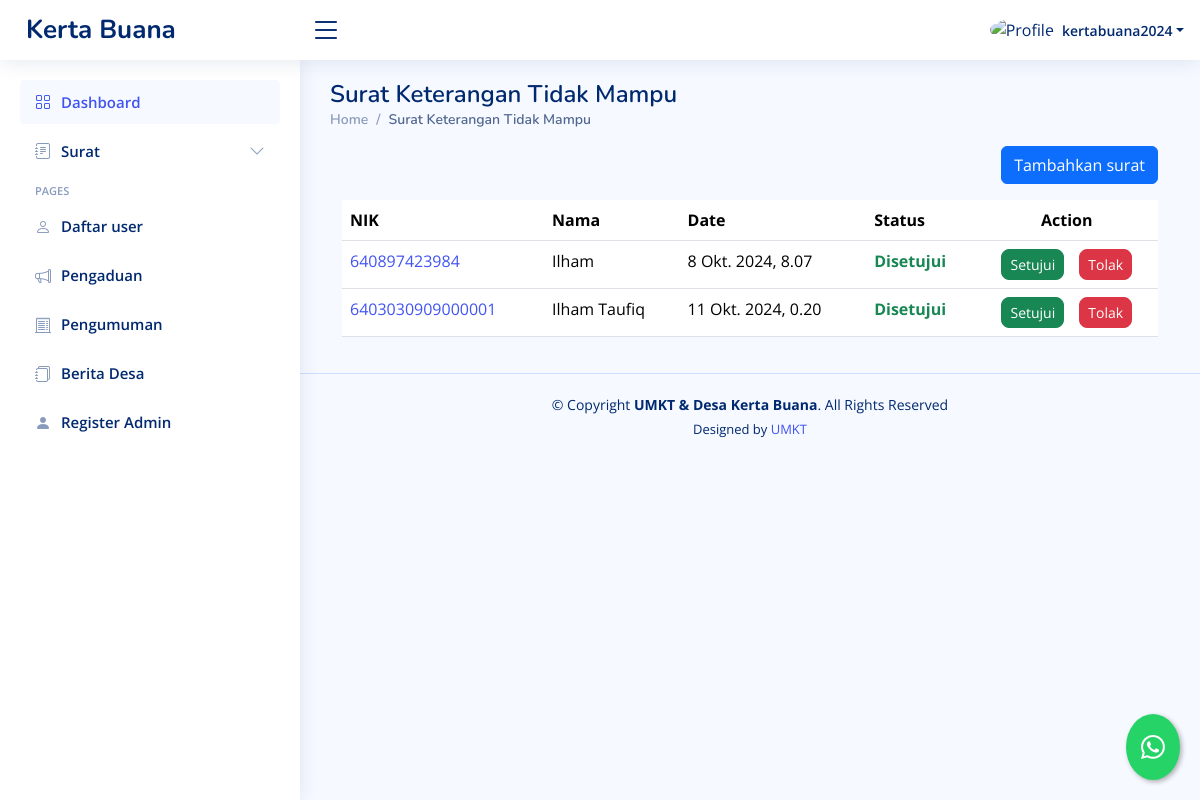
Page /dashboard/suket-tidak-mampu/ (signed in) on the committed database.
### dashboard/models.py (models this page shows, shortened)
class SuketTidakMampu(models.Model):
    STATUS_CHOICES = [
        ('review', 'Proses Review'),
        ('approved', 'Disetujui'),
        ('rejected', 'Ditolak'),
    ]
    penulis = models.ForeignKey(User, on_delete=models.CASCADE, blank=True, null=True)
    nama = models.CharField(max_length=255)
    jenis_kelamin = models.CharField(max_length=255)
    ttl = models.CharField(max_length=255)
    suku = models.CharField(max_length=255)
    agama = models.CharField(max_length=255)
    nik = models.CharField(max_length=255)
    alamat = models.CharField(max_length=255)
    pekerjaan = models.CharField(max_length=255)
    dusun = models.CharField(max_length=255, blank=True, null=True)
    keperluan = models.CharField(max_length=255, blank=True, null=True)
    scankk = models.URLField(blank=True, null=True)
    pengantarrt = models.URLField(blank=True, null=True)
    date = models.DateTimeField(default=timezone.now, blank=True)
    status = models.CharField(max_length=20, choices=STATUS_CHOICES, default='review')

### dashboard/views.py (the view, shortened to what this page needs)
# urls.py: path("suket-tidak-mampu/",sukettidakmampu,  name="sukettidakmampu"),
@login_required
def sukettidakmampu(request):
    template_name = "backend/sukettidakmampu.html"
    suket = SuketTidakMampu.objects.all()
    private = SuketTidakMampu.objects.filter(penulis=request.user)
    context = {
        "suket": suket,
        'private': private
    }
    return render(request, template_name, context)

### templates/backend/sukettidakmampu.html (shortened to what this page needs)
{% extends "backend/base_ui.html" %} {% load static %} {% load custom_filters %}
{% block konten %}
<div>
  <div class="pagetitle">
    <h1>Surat Keterangan Tidak Mampu</h1>
    <nav>
      <ol class="breadcrumb">
        <li class="breadcrumb-item">
          <a href="{% url 'dashboard' %}">Home</a>
        </li>
        <li class="breadcrumb-item active">Surat Keterangan Tidak Mampu</li>
      </ol>
    </nav>
  </div>
  {% if value %}
  <div class="card">
    <div class="card-body">
      <h5 class="card-title">Surat Keterangan Tidak Mampu</h5>
      <form
        method="post"
        action="{% url 'edit_sukettidakmampu' value.id %}"
        enctype="multipart/form-data"
      >
        {% csrf_token %}
        <div class="row mb-3">
          <label for="inputNama" class="col-sm-2 col-form-label">Nama</label>
          <div class="col-sm-10">
            <input
              type="text"
              class="form-control"
              name="inputNama"
              value="{{ value.nama }}"
              required
            />
          </div>
        </div>
        <div class="row mb-3">
          <label class="col-sm-2 col-form-label">Jenis Kelamin</label>
          <div class="col-sm-10">
            <select class="form-select" name="inputjk">
              <option selected>Pilih jenis kelamin</option>
              {% if value.jenis_kelamin == "Laki-laki" %}
              <option value="Laki-laki" selected>Laki-laki</option>
              <option value="Perempuan">Perempuan</option>
              {% else %}
              <option value="Laki-laki">Laki-laki</option>
              <option value="Perempuan" selected>Perempuan</option>
              {% endif %}
            </select>
          </div>
        </div>
        <div class="row mb-3">
          <label for="inputTtl" class="col-sm-2 col-form-label"
            >Tempat tanggal lahir</label
          >
          <div class="col-sm-10">
            <input
              type="text"
              class="form-control"
              name="inputTtl"
              value="{{ value.ttl }}"
              placeholder="contoh: Samarinda, 01 Januari 2020"
              required
            />
          </div>
        </div>
        <div class="row mb-3">
          <label for="inputSuku" class="col-sm-2 col-form-label"
            >Suku/Bangsa</label
          >
          <div class="col-sm-10">
            <input
              type="text"
              class="form-control"
              name="inputSuku"
              value="{{ value.suku }}"
              required
            />
          </div>
        </div>
        <div class="row mb-3">
          <label for="inputAgama" class="col-sm-2 col-form-label">Agama</label>
          <div class="col-sm-10">
            <input
              type="text"
              class="form-control"
              name="inputAgama"
              value="{{ value.agama }}"
              required
            />
          </div>
        </div>
        <div class="row mb-3">
          <label for="inputNIK" class="col-sm-2 col-form-label">NIK</label>
          <div class="col-sm-10">
            <input
              type="text"
              class="form-control"
              name="inputNIK"
              value="{{ value.nik }}"
              required
            />
          </div>
        </div>
        <div class="row mb-3">
          <label for="inputPekerjaan" class="col-sm-2 col-form-label"
            >Pekerjaan</label
          >
          <div class="col-sm-10">
            <input
              type="text"
              class="form-control"
              name="inputPekerjaan"
              value="{{ value.pekerjaan }}"
              required
            />
          </div>
        </div>
        <div class="row mb-3">
          <label for="inputAlamat" class="col-sm-2 col-form-label"
            >Alamat</label
          >
          <div class="col-sm-10">
            <input
              type="text"
              class="form-control"
              name="inputAlamat"
              value="{{ value.alamat }}"
              required
            />
          </div>
        </div>
        <div class="row mb-3">
          <label for="inputAlamat" class="col-sm-2 col-form-label">Dusun</label>
          <div class="col-sm-10">
            <input
              type="text"
              class="form-control"
              name="inputDusun"
              value="{{ value.dusun }}"
              required
            />
          </div>
        </div>
        <div class="row mb-3">
          <label for="inputKeperluan" class="col-sm-2 col-form-label"
            >Keperluan</label
          >
          <div class="col-sm-10">
            <input
              type="text"
              class="form-control"
              name="inputKeperluan"
              value="{{ value.keperluan}}"
              required
            />
          </div>
        </div>
        <div class="row mb-3">
          <label for="inputNumber" class="col-sm-2 col-form-label"
            >Pengantar RT</label
          >
          <div class="col-sm-10">
            <input
              class="form-control"
              type="file"
              id="formFile"
              name="pengantar_rt"
            />
            <div class="d-flex gap-3">
              <p>file yang di upload :</p>
              <a href="{{ value.pengantarrt }}"
                >{{ value.pengantarrt|filename }}</a
              >
            </div>
          </div>
        </div>
        <div class="row mb-3">
          <label for="inputNumber" class="col-sm-2 col-form-label"
            >Scan KK</label
          >
          <div class="col-sm-10">
            <input
              class="form-control"
              type="file"
              id="formFile"
              name="scankk"
            />
            <div class="d-flex gap-3">
              <p>file yang di upload :</p>
              <a href="{{ value.scankk }}">{{ value.scankk|filename }}</a>
            </div>
          </div>
        </div>
        <div class="row mb-3">
          <label class="col-sm-2 col-form-label">Submit Here</label>
          <div class="col-sm-10">
            <a href="{% url 'sukettidakmampu' %}">
              <button class="btn btn-secondary">Cancel</button>
            </a>
            <button type="submit" class="btn btn-primary">Submit</button>
          </div>
        </div>
      </form>
    </div>
  </div>
  {% else %}
  <div class="container-fluid">
    <div class="d-flex justify-content-end mb-3">
      <button
        type="button"
        class="btn btn-primary"
        data-bs-toggle="modal"
        data-bs-target="#formModal"
      >
        Tambahkan surat
      </button>
    </div>
    <div class="table-responsive">
      <table class="table datatable">
        <thead>
          <tr>
            <th>NIK</th>
            <th>Nama</th>
            <th data-type="date" data-format="YYYY/DD/MM">Date</th>
            <th>Status</th>
            <th class="text-center">Action</th>
          </tr>
        </thead>
        <tbody>
          {% if user.is_superuser %} {% for surat in suket %}
          <tr>
            <td>
              <a href="{% url 'detail_sukettidakmampu' surat.id %}"
                >{{ surat.nik }}</a
              >
            </td>
            <td>{{ surat.nama }}</td>
            <td>{{ surat.date }}</td>
            {% if surat.status == 'review' %}
            <td class="text-warning fw-bold">Proses Review</td>
            {% elif surat.status == 'approved' %}
            <td class="text-success fw-bold">Disetujui</td>
            {% elif surat.status == 'rejected' %}
            <td class="text-danger fw-bold">Ditolak</td>
            {% endif %} {% if user.is_superuser %}
            <td class="text-center">
              <div
                class="btn-group gap-3"
                role="group"
                aria-label="Action buttons"
              >
                <button type="button" class="btn btn-success btn-sm rounded-3">
                  <a
                    href="{% url 'setujui_sukettidakmampu' surat.id %}"
                    class="text-decoration-none text-white"
                    >Setujui</a
                  >
                </button>
                <button type="button" class="btn btn-danger btn-sm rounded-3">
                  <a
                    href="{% url 'tolak_sukettidakmampu' surat.id %}"
                    class="text-decoration-none text-white"
                    >Tolak</a
                  >
                </button>
              </div>
            </td>
            {% endif %}
          </tr>
          {% endfor %} {% endif %}
        </tbody>
      </table>
    </div>
  </div>
  {% endif %}
</div>
{% endblock konten %}

### templates/backend/base_ui.html (shortened to what this page needs)
{% load static %}
<!DOCTYPE html>
<html lang="en">
  <head>
    <link
      href="{% static 'backend/vendor/bootstrap/css/bootstrap.min.css'%}"
      rel="stylesheet"
    />
    <link
      href="{% static 'backend/vendor/bootstrap-icons/bootstrap-icons.css'%}"
      rel="stylesheet"
    />
    <link
      href="{% static 'backend/vendor/boxicons/css/boxicons.min.css'%}"
      rel="stylesheet"
    />
    <link
      href="{% static 'backend/vendor/quill/quill.snow.css'%}"
      rel="stylesheet"
    />
    <link
      href="{% static 'backend/vendor/quill/quill.bubble.css'%}"
      rel="stylesheet"
    />
    <link
      href="{% static 'backend/vendor/remixicon/remixicon.css'%}"
      rel="stylesheet"
    />
    <link
      href="{% static 'backend/vendor/simple-datatables/style.css'%}"
      rel="stylesheet"
    />
    <link href="{% static 'backend/css/style.css'%}" rel="stylesheet" />
  </head>
  <body>
    <header id="header" class="header fixed-top d-flex align-items-center">
      <div class="d-flex align-items-center justify-content-between">
        <a href="{% url 'welcome'%}" class="logo d-flex align-items-center">
          <span class="d-none d-lg-block">Kerta Buana</span>
        </a>
        <i class="bi bi-list toggle-sidebar-btn"></i>
      </div>
      <nav class="header-nav ms-auto">
        <ul class="d-flex align-items-center">
          <li class="nav-item dropdown pe-3">
            <a
              class="nav-link nav-profile d-flex align-items-center pe-0"
              href="#"
              data-bs-toggle="dropdown"
            >
              {% if user.is_superuser %}
              <img
                src="{% static 'backend/img/orang.png'%}"
                alt="Profile"
                class="rounded-circle"
              />
              {% else %}
              <img
                src="{% static 'backend/img/family.png'%}"
                alt="Profile"
                class="rounded-circle"
              />
              {% endif %}
              <span class="d-none d-md-block dropdown-toggle ps-2"
                >{{request.user.username}}</span
              > </a
            >
          </li>
        </ul>
      </nav>
    </header>
    <aside id="sidebar" class="sidebar">
      <ul class="sidebar-nav" id="sidebar-nav">
        <li class="nav-item">
          <a class="nav-link" href="{% url 'dashboard'%}">
            <i class="bi bi-grid"></i>
            <span>Dashboard</span>
          </a>
        </li>
        {% if user.is_superuser %}
        <li class="nav-item">
          <a
            class="nav-link collapsed"
            data-bs-target="#forms-nav"
            data-bs-toggle="collapse"
            href="#"
          >
            <i class="bi bi-journal-text"></i><span>Surat</span
            ><i class="bi bi-chevron-down ms-auto"></i>
          </a>
        </li>
        {% endif %}
        {% if user.is_superuser %}
        <li class="nav-heading">Pages</li>
        <li class="nav-item">
          <a class="nav-link collapsed" href="{% url 'daftar_user' %}">
            <i class="bi bi-person"></i>
            <span>Daftar user</span>
          </a>
        </li>
        <li class="nav-item">
          <a class="nav-link collapsed" href="{% url 'pengaduan_asing' %}">
            <i class="bi bi-megaphone"></i>
            <span>Pengaduan</span>
          </a>
        </li>
        <li class="nav-item">
          <a class="nav-link collapsed" href=" {% url 'pengumuman' %} ">
            <i class="bi bi-receipt-cutoff"></i>
            <span>Pengumuman</span>
          </a>
        </li>
        <li class="nav-item">
          <a class="nav-link collapsed" href=" {% url 'blog' %} ">
            <i class="bi bi-journals"></i>
            <span>Berita Desa</span>
          </a>
        </li>
        <li class="nav-item">
          <a class="nav-link collapsed" href="{% url 'register_super_admin' %}">
            <i class="bi bi-person-fill"></i>
            <span>Register Admin</span>
          </a>
        </li>
        {% endif %}
      </ul>
    </aside>
    <main id="main" class="main">
      {% block konten %}{% endblock konten %}
    </main>
    <footer id="footer" class="footer">
      <div class="copyright">
        &copy; Copyright <strong><span>UMKT & Desa Kerta Buana</span></strong
        >. All Rights Reserved
      </div>
      <div class="credits">
        Designed by <a href="https://www.umkt.ac.id/">UMKT</a>
      </div>
    </footer>
    <a
      href="https://wa.me/6282255462424?text=Halo,%20saya%20{{ request.user.last_name }}%20dengan%20nik%20{{ request.user.nik }}"
      class="whatsapp-float"
      target="_blank"
      title="Hubungi kami via WhatsApp"
    >
      <i class="bi bi-whatsapp"></i>
    </a>
  </body>
</html>

### rows in the picture
SuketTidakMampu: nik "640897423984", nama "Ilham", date "8 Okt. 2024, 8.07", status "Disetujui"
SuketTidakMampu: nik "6403030909000001", nama "Ilham Taufiq", date "11 Okt. 2024, 0.20", status "Disetujui"

### other values in the picture
{{ request.user.username }} "kertabuana2024"
